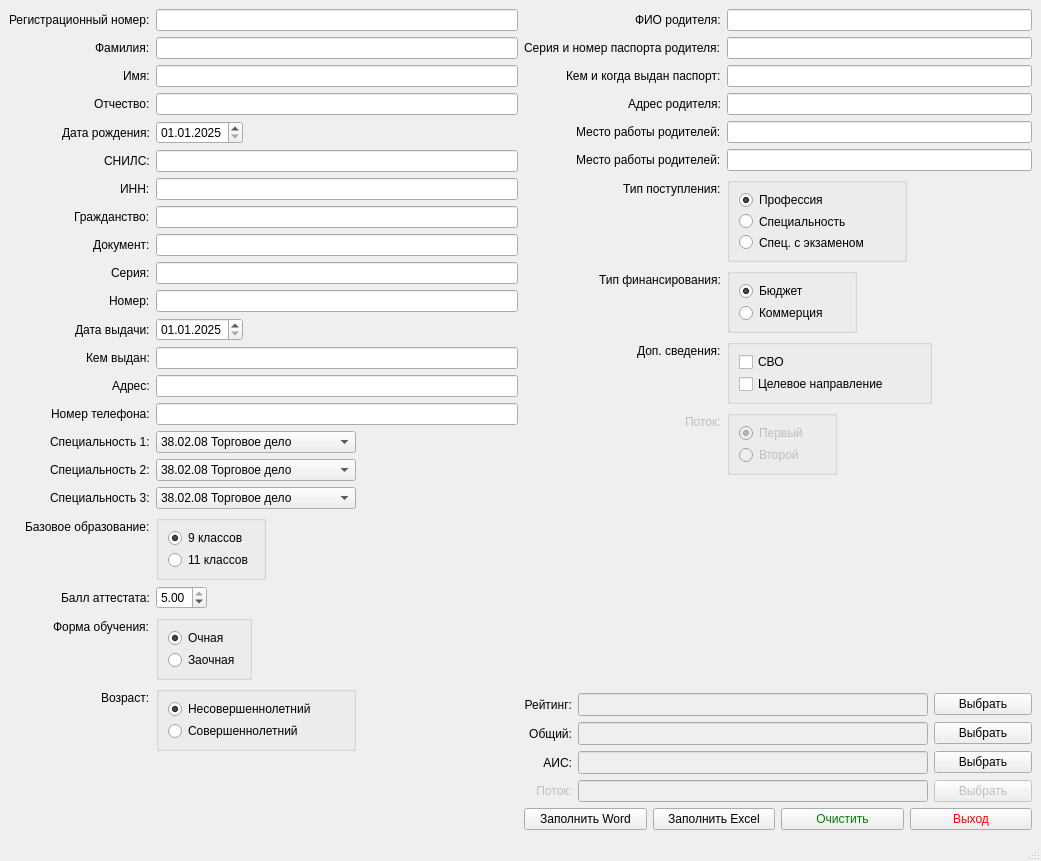
<?xml version="1.0" encoding="UTF-8"?>
<ui version="4.0">
 <class>MainWindow</class>
 <widget class="QMainWindow" name="MainWindow">
  <property name="geometry">
   <rect>
    <x>0</x>
    <y>0</y>
    <width>1041</width>
    <height>861</height>
   </rect>
  </property>
  <property name="windowTitle">
   <string>MainWindow</string>
  </property>
  <widget class="QWidget" name="centralwidget">
   <layout class="QHBoxLayout" name="horizontalLayout">
    <item>
     <layout class="QFormLayout" name="formLayout_2">
      <property name="labelAlignment">
       <set>Qt::AlignRight|Qt::AlignTrailing|Qt::AlignVCenter</set>
      </property>
      <property name="formAlignment">
       <set>Qt::AlignHCenter|Qt::AlignTop</set>
      </property>
      <item row="0" column="0">
       <widget class="QLabel" name="label">
        <property name="text">
         <string>Регистрационный номер:</string>
        </property>
       </widget>
      </item>
      <item row="0" column="1">
       <widget class="QLineEdit" name="reg_number">
        <property name="sizePolicy">
         <sizepolicy hsizetype="Minimum" vsizetype="Fixed">
          <horstretch>0</horstretch>
          <verstretch>0</verstretch>
         </sizepolicy>
        </property>
       </widget>
      </item>
      <item row="1" column="0">
       <widget class="QLabel" name="label_2">
        <property name="text">
         <string>Фамилия:</string>
        </property>
       </widget>
      </item>
      <item row="1" column="1">
       <widget class="QLineEdit" name="surname">
        <property name="sizePolicy">
         <sizepolicy hsizetype="Minimum" vsizetype="Fixed">
          <horstretch>0</horstretch>
          <verstretch>0</verstretch>
         </sizepolicy>
        </property>
       </widget>
      </item>
      <item row="2" column="0">
       <widget class="QLabel" name="label_3">
        <property name="text">
         <string>Имя:</string>
        </property>
       </widget>
      </item>
      <item row="2" column="1">
       <widget class="QLineEdit" name="name">
        <property name="sizePolicy">
         <sizepolicy hsizetype="Minimum" vsizetype="Fixed">
          <horstretch>0</horstretch>
          <verstretch>0</verstretch>
         </sizepolicy>
        </property>
       </widget>
      </item>
      <item row="3" column="0">
       <widget class="QLabel" name="label_4">
        <property name="text">
         <string>Отчество:</string>
        </property>
       </widget>
      </item>
      <item row="3" column="1">
       <widget class="QLineEdit" name="patronymic">
        <property name="sizePolicy">
         <sizepolicy hsizetype="Minimum" vsizetype="Fixed">
          <horstretch>0</horstretch>
          <verstretch>0</verstretch>
         </sizepolicy>
        </property>
       </widget>
      </item>
      <item row="4" column="0">
       <widget class="QLabel" name="label_5">
        <property name="text">
         <string>Дата рождения:</string>
        </property>
       </widget>
      </item>
      <item row="4" column="1">
       <widget class="QDateEdit" name="date_birthday">
        <property name="sizePolicy">
         <sizepolicy hsizetype="Maximum" vsizetype="Fixed">
          <horstretch>0</horstretch>
          <verstretch>0</verstretch>
         </sizepolicy>
        </property>
        <property name="displayFormat">
         <string>dd.MM.yyyy</string>
        </property>
        <property name="date">
         <date>
          <year>2025</year>
          <month>1</month>
          <day>1</day>
         </date>
        </property>
       </widget>
      </item>
      <item row="5" column="0">
       <widget class="QLabel" name="label_6">
        <property name="text">
         <string>СНИЛС:</string>
        </property>
       </widget>
      </item>
      <item row="5" column="1">
       <widget class="QLineEdit" name="snils">
        <property name="sizePolicy">
         <sizepolicy hsizetype="Minimum" vsizetype="Fixed">
          <horstretch>0</horstretch>
          <verstretch>0</verstretch>
         </sizepolicy>
        </property>
       </widget>
      </item>
      <item row="6" column="0">
       <widget class="QLabel" name="label_7">
        <property name="text">
         <string>ИНН:</string>
        </property>
       </widget>
      </item>
      <item row="6" column="1">
       <widget class="QLineEdit" name="inn">
        <property name="sizePolicy">
         <sizepolicy hsizetype="Minimum" vsizetype="Fixed">
          <horstretch>0</horstretch>
          <verstretch>0</verstretch>
         </sizepolicy>
        </property>
       </widget>
      </item>
      <item row="7" column="0">
       <widget class="QLabel" name="label_8">
        <property name="text">
         <string>Гражданство:</string>
        </property>
       </widget>
      </item>
      <item row="7" column="1">
       <widget class="QLineEdit" name="citizenship">
        <property name="sizePolicy">
         <sizepolicy hsizetype="Minimum" vsizetype="Fixed">
          <horstretch>0</horstretch>
          <verstretch>0</verstretch>
         </sizepolicy>
        </property>
       </widget>
      </item>
      <item row="8" column="0">
       <widget class="QLabel" name="label_9">
        <property name="text">
         <string>Документ:</string>
        </property>
       </widget>
      </item>
      <item row="8" column="1">
       <widget class="QLineEdit" name="id_doc">
        <property name="sizePolicy">
         <sizepolicy hsizetype="Minimum" vsizetype="Fixed">
          <horstretch>0</horstretch>
          <verstretch>0</verstretch>
         </sizepolicy>
        </property>
       </widget>
      </item>
      <item row="9" column="0">
       <widget class="QLabel" name="label_10">
        <property name="text">
         <string>Серия:</string>
        </property>
       </widget>
      </item>
      <item row="9" column="1">
       <widget class="QLineEdit" name="series">
        <property name="sizePolicy">
         <sizepolicy hsizetype="Minimum" vsizetype="Fixed">
          <horstretch>0</horstretch>
          <verstretch>0</verstretch>
         </sizepolicy>
        </property>
       </widget>
      </item>
      <item row="10" column="0">
       <widget class="QLabel" name="label_11">
        <property name="text">
         <string>Номер:</string>
        </property>
       </widget>
      </item>
      <item row="10" column="1">
       <widget class="QLineEdit" name="number">
        <property name="sizePolicy">
         <sizepolicy hsizetype="Minimum" vsizetype="Fixed">
          <horstretch>0</horstretch>
          <verstretch>0</verstretch>
         </sizepolicy>
        </property>
       </widget>
      </item>
      <item row="11" column="0">
       <widget class="QLabel" name="label_12">
        <property name="text">
         <string>Дата выдачи:</string>
        </property>
       </widget>
      </item>
      <item row="11" column="1">
       <widget class="QDateEdit" name="date_id_doc">
        <property name="sizePolicy">
         <sizepolicy hsizetype="Maximum" vsizetype="Fixed">
          <horstretch>0</horstretch>
          <verstretch>0</verstretch>
         </sizepolicy>
        </property>
        <property name="displayFormat">
         <string>dd.MM.yyyy</string>
        </property>
        <property name="date">
         <date>
          <year>2025</year>
          <month>1</month>
          <day>1</day>
         </date>
        </property>
       </widget>
      </item>
      <item row="12" column="0">
       <widget class="QLabel" name="label_13">
        <property name="text">
         <string>Кем выдан:</string>
        </property>
       </widget>
      </item>
      <item row="12" column="1">
       <widget class="QLineEdit" name="office_doc">
        <property name="sizePolicy">
         <sizepolicy hsizetype="Minimum" vsizetype="Fixed">
          <horstretch>0</horstretch>
          <verstretch>0</verstretch>
         </sizepolicy>
        </property>
       </widget>
      </item>
      <item row="13" column="0">
       <widget class="QLabel" name="label_14">
        <property name="text">
         <string>Адрес:</string>
        </property>
       </widget>
      </item>
      <item row="13" column="1">
       <widget class="QLineEdit" name="address">
        <property name="sizePolicy">
         <sizepolicy hsizetype="Minimum" vsizetype="Fixed">
          <horstretch>0</horstretch>
          <verstretch>0</verstretch>
         </sizepolicy>
        </property>
       </widget>
      </item>
      <item row="14" column="0">
       <widget class="QLabel" name="label_15">
        <property name="text">
         <string>Номер телефона:</string>
        </property>
       </widget>
      </item>
      <item row="14" column="1">
       <widget class="QLineEdit" name="tel_number">
        <property name="sizePolicy">
         <sizepolicy hsizetype="Minimum" vsizetype="Fixed">
          <horstretch>0</horstretch>
          <verstretch>0</verstretch>
         </sizepolicy>
        </property>
       </widget>
      </item>
      <item row="15" column="0">
       <widget class="QLabel" name="label_17">
        <property name="text">
         <string>Специальность 1:</string>
        </property>
       </widget>
      </item>
      <item row="15" column="1">
       <widget class="QComboBox" name="spec_var_first">
        <property name="sizePolicy">
         <sizepolicy hsizetype="Maximum" vsizetype="Fixed">
          <horstretch>0</horstretch>
          <verstretch>0</verstretch>
         </sizepolicy>
        </property>
        <property name="maximumSize">
         <size>
          <width>200</width>
          <height>16777215</height>
         </size>
        </property>
        <item>
         <property name="text">
          <string>38.02.08 Торговое дело</string>
         </property>
        </item>
        <item>
         <property name="text">
          <string>08.02.13 Монтаж и эксплуатация внутренних сантехнических устройств, кондиционирования воздуха и вентиляции</string>
         </property>
        </item>
        <item>
         <property name="text">
          <string>08.02.01 Строительство и эксплуатация зданий и сооружений</string>
         </property>
        </item>
        <item>
         <property name="text">
          <string>29.02.11 Полиграфическое производство</string>
         </property>
        </item>
        <item>
         <property name="text">
          <string>08.02.14 Эксплуатация и обслуживание многоквартирного дома</string>
         </property>
        </item>
        <item>
         <property name="text">
          <string>08.01.28 Мастер отделочных строительных и декоративных работ</string>
         </property>
        </item>
        <item>
         <property name="text">
          <string>54.01.20 Графический дизайнер</string>
         </property>
        </item>
        <item>
         <property name="text">
          <string>09.02.07 Информационные системы и программирование</string>
         </property>
        </item>
        <item>
         <property name="text">
          <string>42.02.02 Издательское дело</string>
         </property>
        </item>
        <item>
         <property name="text">
          <string>54.01.01 Исполнитель художественно - оформительских работ</string>
         </property>
        </item>
        <item>
         <property name="text">
          <string>54.02.01 Дизайн (по отраслям)</string>
         </property>
        </item>
        <item>
         <property name="text">
          <string>08.02.08 Монтаж и эксплуатация оборудования и систем газоснабжения</string>
         </property>
        </item>
        <item>
         <property name="text">
          <string>07.02.01 Архитектура</string>
         </property>
        </item>
        <item>
         <property name="text">
          <string>55.02.02 Анимация и анимационное кино (по видам)</string>
         </property>
        </item>
       </widget>
      </item>
      <item row="16" column="0">
       <widget class="QLabel" name="label_18">
        <property name="text">
         <string>Специальность 2:</string>
        </property>
       </widget>
      </item>
      <item row="16" column="1">
       <widget class="QComboBox" name="spec_var_second">
        <property name="sizePolicy">
         <sizepolicy hsizetype="Maximum" vsizetype="Fixed">
          <horstretch>0</horstretch>
          <verstretch>0</verstretch>
         </sizepolicy>
        </property>
        <property name="maximumSize">
         <size>
          <width>200</width>
          <height>16777215</height>
         </size>
        </property>
        <item>
         <property name="text">
          <string>38.02.08 Торговое дело</string>
         </property>
        </item>
        <item>
         <property name="text">
          <string>08.02.13 Монтаж и эксплуатация внутренних сантехнических устройств, кондиционирования воздуха и вентиляции</string>
         </property>
        </item>
        <item>
         <property name="text">
          <string>08.02.01 Строительство и эксплуатация зданий и сооружений</string>
         </property>
        </item>
        <item>
         <property name="text">
          <string>29.02.11 Полиграфическое производство</string>
         </property>
        </item>
        <item>
         <property name="text">
          <string>08.02.14 Эксплуатация и обслуживание многоквартирного дома</string>
         </property>
        </item>
        <item>
         <property name="text">
          <string>08.01.28 Мастер отделочных строительных и декоративных работ</string>
         </property>
        </item>
        <item>
         <property name="text">
          <string>54.01.20 Графический дизайнер</string>
         </property>
        </item>
        <item>
         <property name="text">
          <string>09.02.07 Информационные системы и программирование</string>
         </property>
        </item>
        <item>
         <property name="text">
          <string>42.02.02 Издательское дело</string>
         </property>
        </item>
        <item>
         <property name="text">
          <string>54.01.01 Исполнитель художественно - оформительских работ</string>
         </property>
        </item>
        <item>
         <property name="text">
          <string>54.02.01 Дизайн (по отраслям)</string>
         </property>
        </item>
        <item>
         <property name="text">
          <string>08.02.08 Монтаж и эксплуатация оборудования и систем газоснабжения</string>
         </property>
        </item>
        <item>
         <property name="text">
          <string>07.02.01 Архитектура</string>
         </property>
        </item>
        <item>
         <property name="text">
          <string>55.02.02 Анимация и анимационное кино (по видам)</string>
         </property>
        </item>
       </widget>
      </item>
      <item row="17" column="0">
       <widget class="QLabel" name="label_19">
        <property name="text">
         <string>Специальность 3:</string>
        </property>
       </widget>
      </item>
      <item row="17" column="1">
       <widget class="QComboBox" name="spec_var_third">
        <property name="sizePolicy">
         <sizepolicy hsizetype="Maximum" vsizetype="Fixed">
          <horstretch>0</horstretch>
          <verstretch>0</verstretch>
         </sizepolicy>
        </property>
        <property name="maximumSize">
         <size>
          <width>200</width>
          <height>16777215</height>
         </size>
        </property>
        <item>
         <property name="text">
          <string>38.02.08 Торговое дело</string>
         </property>
        </item>
        <item>
         <property name="text">
          <string>08.02.13 Монтаж и эксплуатация внутренних сантехнических устройств, кондиционирования воздуха и вентиляции</string>
         </property>
        </item>
        <item>
         <property name="text">
          <string>08.02.01 Строительство и эксплуатация зданий и сооружений</string>
         </property>
        </item>
        <item>
         <property name="text">
          <string>29.02.11 Полиграфическое производство</string>
         </property>
        </item>
        <item>
         <property name="text">
          <string>08.02.14 Эксплуатация и обслуживание многоквартирного дома</string>
         </property>
        </item>
        <item>
         <property name="text">
          <string>08.01.28 Мастер отделочных строительных и декоративных работ</string>
         </property>
        </item>
        <item>
         <property name="text">
          <string>54.01.20 Графический дизайнер</string>
         </property>
        </item>
        <item>
         <property name="text">
          <string>09.02.07 Информационные системы и программирование</string>
         </property>
        </item>
        <item>
         <property name="text">
          <string>42.02.02 Издательское дело</string>
         </property>
        </item>
        <item>
         <property name="text">
          <string>54.01.01 Исполнитель художественно - оформительских работ</string>
         </property>
        </item>
        <item>
         <property name="text">
          <string>54.02.01 Дизайн (по отраслям)</string>
         </property>
        </item>
        <item>
         <property name="text">
          <string>08.02.08 Монтаж и эксплуатация оборудования и систем газоснабжения</string>
         </property>
        </item>
        <item>
         <property name="text">
          <string>07.02.01 Архитектура</string>
         </property>
        </item>
        <item>
         <property name="text">
          <string>55.02.02 Анимация и анимационное кино (по видам)</string>
         </property>
        </item>
       </widget>
      </item>
      <item row="18" column="0">
       <widget class="QLabel" name="label_20">
        <property name="text">
         <string>Базовое образование:</string>
        </property>
       </widget>
      </item>
      <item row="18" column="1">
       <widget class="QGroupBox" name="groupBox">
        <property name="sizePolicy">
         <sizepolicy hsizetype="Maximum" vsizetype="Preferred">
          <horstretch>0</horstretch>
          <verstretch>0</verstretch>
         </sizepolicy>
        </property>
        <property name="maximumSize">
         <size>
          <width>16777215</width>
          <height>65</height>
         </size>
        </property>
        <property name="title">
         <string/>
        </property>
        <layout class="QVBoxLayout" name="verticalLayout">
         <item>
          <widget class="QRadioButton" name="nine">
           <property name="text">
            <string>9 классов</string>
           </property>
           <property name="checked">
            <bool>true</bool>
           </property>
          </widget>
         </item>
         <item>
          <widget class="QRadioButton" name="eleven">
           <property name="text">
            <string>11 классов</string>
           </property>
          </widget>
         </item>
        </layout>
       </widget>
      </item>
      <item row="19" column="0">
       <widget class="QLabel" name="label_21">
        <property name="text">
         <string>Балл аттестата:</string>
        </property>
       </widget>
      </item>
      <item row="19" column="1">
       <widget class="QDoubleSpinBox" name="certificate_score">
        <property name="sizePolicy">
         <sizepolicy hsizetype="Maximum" vsizetype="Fixed">
          <horstretch>0</horstretch>
          <verstretch>0</verstretch>
         </sizepolicy>
        </property>
        <property name="minimum">
         <double>2.000000000000000</double>
        </property>
        <property name="maximum">
         <double>5.000000000000000</double>
        </property>
        <property name="value">
         <double>5.000000000000000</double>
        </property>
       </widget>
      </item>
      <item row="20" column="0">
       <widget class="QLabel" name="label_22">
        <property name="text">
         <string>Форма обучения:</string>
        </property>
       </widget>
      </item>
      <item row="20" column="1">
       <widget class="QGroupBox" name="groupBox_2">
        <property name="sizePolicy">
         <sizepolicy hsizetype="Maximum" vsizetype="Preferred">
          <horstretch>0</horstretch>
          <verstretch>0</verstretch>
         </sizepolicy>
        </property>
        <property name="maximumSize">
         <size>
          <width>16777215</width>
          <height>65</height>
         </size>
        </property>
        <property name="title">
         <string/>
        </property>
        <layout class="QVBoxLayout" name="verticalLayout_3">
         <item>
          <widget class="QRadioButton" name="full_time">
           <property name="text">
            <string>Очная</string>
           </property>
           <property name="checked">
            <bool>true</bool>
           </property>
          </widget>
         </item>
         <item>
          <widget class="QRadioButton" name="correspondence">
           <property name="text">
            <string>Заочная</string>
           </property>
          </widget>
         </item>
        </layout>
       </widget>
      </item>
      <item row="21" column="0">
       <widget class="QLabel" name="label_16">
        <property name="text">
         <string>Возраст:</string>
        </property>
       </widget>
      </item>
      <item row="21" column="1">
       <widget class="QGroupBox" name="groupBox_3">
        <property name="sizePolicy">
         <sizepolicy hsizetype="Maximum" vsizetype="Preferred">
          <horstretch>0</horstretch>
          <verstretch>0</verstretch>
         </sizepolicy>
        </property>
        <property name="maximumSize">
         <size>
          <width>200</width>
          <height>65</height>
         </size>
        </property>
        <property name="title">
         <string/>
        </property>
        <layout class="QVBoxLayout" name="verticalLayout_4">
         <item>
          <widget class="QRadioButton" name="minor">
           <property name="text">
            <string>Несовершеннолетний</string>
           </property>
           <property name="checked">
            <bool>true</bool>
           </property>
          </widget>
         </item>
         <item>
          <widget class="QRadioButton" name="adult">
           <property name="text">
            <string>Совершеннолетний</string>
           </property>
          </widget>
         </item>
        </layout>
       </widget>
      </item>
     </layout>
    </item>
    <item>
     <layout class="QVBoxLayout" name="verticalLayout_8">
      <item>
       <layout class="QFormLayout" name="formLayout">
        <property name="labelAlignment">
         <set>Qt::AlignRight|Qt::AlignTrailing|Qt::AlignVCenter</set>
        </property>
        <item row="0" column="0">
         <widget class="QLabel" name="label_24">
          <property name="text">
           <string>ФИО родителя:</string>
          </property>
         </widget>
        </item>
        <item row="0" column="1">
         <widget class="QLineEdit" name="parent_fio">
          <property name="sizePolicy">
           <sizepolicy hsizetype="Minimum" vsizetype="Fixed">
            <horstretch>0</horstretch>
            <verstretch>0</verstretch>
           </sizepolicy>
          </property>
         </widget>
        </item>
        <item row="1" column="0">
         <widget class="QLabel" name="label_25">
          <property name="text">
           <string>Серия и номер паспорта родителя:</string>
          </property>
         </widget>
        </item>
        <item row="1" column="1">
         <widget class="QLineEdit" name="parent_ser_num_pass">
          <property name="sizePolicy">
           <sizepolicy hsizetype="Minimum" vsizetype="Fixed">
            <horstretch>0</horstretch>
            <verstretch>0</verstretch>
           </sizepolicy>
          </property>
         </widget>
        </item>
        <item row="2" column="0">
         <widget class="QLabel" name="label_26">
          <property name="text">
           <string>Кем и когда выдан паспорт:</string>
          </property>
         </widget>
        </item>
        <item row="2" column="1">
         <widget class="QLineEdit" name="parent_pass_info">
          <property name="sizePolicy">
           <sizepolicy hsizetype="Minimum" vsizetype="Fixed">
            <horstretch>0</horstretch>
            <verstretch>0</verstretch>
           </sizepolicy>
          </property>
         </widget>
        </item>
        <item row="3" column="0">
         <widget class="QLabel" name="label_27">
          <property name="text">
           <string>Адрес родителя:</string>
          </property>
         </widget>
        </item>
        <item row="3" column="1">
         <widget class="QLineEdit" name="parent_address">
          <property name="sizePolicy">
           <sizepolicy hsizetype="Minimum" vsizetype="Fixed">
            <horstretch>0</horstretch>
            <verstretch>0</verstretch>
           </sizepolicy>
          </property>
         </widget>
        </item>
        <item row="4" column="0">
         <widget class="QLabel" name="label_28">
          <property name="text">
           <string>Место работы родителей:</string>
          </property>
         </widget>
        </item>
        <item row="4" column="1">
         <widget class="QLineEdit" name="parent_work">
          <property name="sizePolicy">
           <sizepolicy hsizetype="Minimum" vsizetype="Fixed">
            <horstretch>0</horstretch>
            <verstretch>0</verstretch>
           </sizepolicy>
          </property>
         </widget>
        </item>
        <item row="5" column="0">
         <widget class="QLabel" name="label_29">
          <property name="text">
           <string>Место работы родителей:</string>
          </property>
         </widget>
        </item>
        <item row="5" column="1">
         <widget class="QLineEdit" name="parent_number">
          <property name="sizePolicy">
           <sizepolicy hsizetype="Minimum" vsizetype="Fixed">
            <horstretch>0</horstretch>
            <verstretch>0</verstretch>
           </sizepolicy>
          </property>
          <property name="text">
           <string/>
          </property>
         </widget>
        </item>
        <item row="6" column="0">
         <widget class="QLabel" name="label_36">
          <property name="text">
           <string>Тип поступления:</string>
          </property>
         </widget>
        </item>
        <item row="6" column="1">
         <widget class="QGroupBox" name="groupBox_7">
          <property name="sizePolicy">
           <sizepolicy hsizetype="Minimum" vsizetype="Preferred">
            <horstretch>0</horstretch>
            <verstretch>0</verstretch>
           </sizepolicy>
          </property>
          <property name="maximumSize">
           <size>
            <width>180</width>
            <height>85</height>
           </size>
          </property>
          <property name="title">
           <string/>
          </property>
          <layout class="QVBoxLayout" name="verticalLayout_5">
           <item>
            <widget class="QRadioButton" name="prof">
             <property name="text">
              <string>Профессия</string>
             </property>
             <property name="checked">
              <bool>true</bool>
             </property>
            </widget>
           </item>
           <item>
            <widget class="QRadioButton" name="spec">
             <property name="text">
              <string>Специальность</string>
             </property>
            </widget>
           </item>
           <item>
            <widget class="QRadioButton" name="spec_with_exam">
             <property name="text">
              <string>Спец. с экзаменом</string>
             </property>
            </widget>
           </item>
          </layout>
         </widget>
        </item>
        <item row="7" column="0">
         <widget class="QLabel" name="label_33">
          <property name="text">
           <string>Тип финансирования:</string>
          </property>
         </widget>
        </item>
        <item row="7" column="1">
         <widget class="QGroupBox" name="groupBox_5">
          <property name="sizePolicy">
           <sizepolicy hsizetype="Minimum" vsizetype="Fixed">
            <horstretch>0</horstretch>
            <verstretch>0</verstretch>
           </sizepolicy>
          </property>
          <property name="maximumSize">
           <size>
            <width>130</width>
            <height>65</height>
           </size>
          </property>
          <property name="title">
           <string/>
          </property>
          <layout class="QVBoxLayout" name="verticalLayout_6">
           <item>
            <widget class="QRadioButton" name="budget">
             <property name="text">
              <string>Бюджет</string>
             </property>
             <property name="checked">
              <bool>true</bool>
             </property>
            </widget>
           </item>
           <item>
            <widget class="QRadioButton" name="commerce">
             <property name="text">
              <string>Коммерция</string>
             </property>
            </widget>
           </item>
          </layout>
         </widget>
        </item>
        <item row="8" column="0">
         <widget class="QLabel" name="label_23">
          <property name="text">
           <string>Доп. сведения:</string>
          </property>
         </widget>
        </item>
        <item row="8" column="1">
         <widget class="QGroupBox" name="groupBox_4">
          <property name="sizePolicy">
           <sizepolicy hsizetype="Maximum" vsizetype="Preferred">
            <horstretch>0</horstretch>
            <verstretch>0</verstretch>
           </sizepolicy>
          </property>
          <property name="maximumSize">
           <size>
            <width>205</width>
            <height>65</height>
           </size>
          </property>
          <property name="title">
           <string/>
          </property>
          <layout class="QVBoxLayout" name="verticalLayout_2">
           <item>
            <widget class="QCheckBox" name="svo">
             <property name="text">
              <string>СВО</string>
             </property>
            </widget>
           </item>
           <item>
            <widget class="QCheckBox" name="target_direction">
             <property name="text">
              <string>Целевое направление</string>
             </property>
            </widget>
           </item>
          </layout>
         </widget>
        </item>
        <item row="9" column="0">
         <widget class="QLabel" name="label_34">
          <property name="enabled">
           <bool>false</bool>
          </property>
          <property name="text">
           <string>Поток:</string>
          </property>
         </widget>
        </item>
        <item row="9" column="1">
         <widget class="QGroupBox" name="groupBox_6">
          <property name="enabled">
           <bool>false</bool>
          </property>
          <property name="sizePolicy">
           <sizepolicy hsizetype="Minimum" vsizetype="Preferred">
            <horstretch>0</horstretch>
            <verstretch>0</verstretch>
           </sizepolicy>
          </property>
          <property name="maximumSize">
           <size>
            <width>110</width>
            <height>65</height>
           </size>
          </property>
          <property name="title">
           <string/>
          </property>
          <layout class="QVBoxLayout" name="verticalLayout_7">
           <item>
            <widget class="QRadioButton" name="first_stream">
             <property name="text">
              <string>Первый</string>
             </property>
             <property name="checked">
              <bool>true</bool>
             </property>
            </widget>
           </item>
           <item>
            <widget class="QRadioButton" name="second_stream">
             <property name="text">
              <string>Второй</string>
             </property>
            </widget>
           </item>
          </layout>
         </widget>
        </item>
       </layout>
      </item>
      <item>
       <layout class="QGridLayout" name="gridLayout_2">
        <item row="2" column="2">
         <widget class="QPushButton" name="aic_button">
          <property name="maximumSize">
           <size>
            <width>125</width>
            <height>16777215</height>
           </size>
          </property>
          <property name="text">
           <string>Выбрать</string>
          </property>
         </widget>
        </item>
        <item row="1" column="1">
         <widget class="QLineEdit" name="path_common">
          <property name="enabled">
           <bool>false</bool>
          </property>
          <property name="sizePolicy">
           <sizepolicy hsizetype="Minimum" vsizetype="Fixed">
            <horstretch>0</horstretch>
            <verstretch>0</verstretch>
           </sizepolicy>
          </property>
          <property name="minimumSize">
           <size>
            <width>350</width>
            <height>0</height>
           </size>
          </property>
          <property name="font">
           <font>
            <pointsize>10</pointsize>
           </font>
          </property>
         </widget>
        </item>
        <item row="1" column="0">
         <widget class="QLabel" name="label_31">
          <property name="sizePolicy">
           <sizepolicy hsizetype="Maximum" vsizetype="Preferred">
            <horstretch>0</horstretch>
            <verstretch>0</verstretch>
           </sizepolicy>
          </property>
          <property name="layoutDirection">
           <enum>Qt::RightToLeft</enum>
          </property>
          <property name="text">
           <string>Общий:</string>
          </property>
          <property name="alignment">
           <set>Qt::AlignRight|Qt::AlignTrailing|Qt::AlignVCenter</set>
          </property>
         </widget>
        </item>
        <item row="3" column="0">
         <widget class="QLabel" name="label_35">
          <property name="enabled">
           <bool>false</bool>
          </property>
          <property name="text">
           <string>Поток:</string>
          </property>
          <property name="alignment">
           <set>Qt::AlignRight|Qt::AlignTrailing|Qt::AlignVCenter</set>
          </property>
         </widget>
        </item>
        <item row="2" column="1">
         <widget class="QLineEdit" name="path_aic">
          <property name="enabled">
           <bool>false</bool>
          </property>
          <property name="sizePolicy">
           <sizepolicy hsizetype="Minimum" vsizetype="Fixed">
            <horstretch>0</horstretch>
            <verstretch>0</verstretch>
           </sizepolicy>
          </property>
          <property name="minimumSize">
           <size>
            <width>350</width>
            <height>0</height>
           </size>
          </property>
          <property name="font">
           <font>
            <pointsize>10</pointsize>
           </font>
          </property>
         </widget>
        </item>
        <item row="0" column="2">
         <widget class="QPushButton" name="rating_button">
          <property name="maximumSize">
           <size>
            <width>125</width>
            <height>16777215</height>
           </size>
          </property>
          <property name="text">
           <string>Выбрать</string>
          </property>
         </widget>
        </item>
        <item row="1" column="2">
         <widget class="QPushButton" name="common_button">
          <property name="maximumSize">
           <size>
            <width>125</width>
            <height>16777215</height>
           </size>
          </property>
          <property name="text">
           <string>Выбрать</string>
          </property>
         </widget>
        </item>
        <item row="0" column="0">
         <widget class="QLabel" name="label_30">
          <property name="sizePolicy">
           <sizepolicy hsizetype="Maximum" vsizetype="Preferred">
            <horstretch>0</horstretch>
            <verstretch>0</verstretch>
           </sizepolicy>
          </property>
          <property name="layoutDirection">
           <enum>Qt::RightToLeft</enum>
          </property>
          <property name="text">
           <string>Рейтинг:</string>
          </property>
          <property name="alignment">
           <set>Qt::AlignRight|Qt::AlignTrailing|Qt::AlignVCenter</set>
          </property>
         </widget>
        </item>
        <item row="3" column="1">
         <widget class="QLineEdit" name="path_stream">
          <property name="enabled">
           <bool>false</bool>
          </property>
          <property name="sizePolicy">
           <sizepolicy hsizetype="Minimum" vsizetype="Fixed">
            <horstretch>0</horstretch>
            <verstretch>0</verstretch>
           </sizepolicy>
          </property>
          <property name="minimumSize">
           <size>
            <width>350</width>
            <height>0</height>
           </size>
          </property>
         </widget>
        </item>
        <item row="0" column="1">
         <widget class="QLineEdit" name="path_rating">
          <property name="enabled">
           <bool>false</bool>
          </property>
          <property name="sizePolicy">
           <sizepolicy hsizetype="Minimum" vsizetype="Fixed">
            <horstretch>0</horstretch>
            <verstretch>0</verstretch>
           </sizepolicy>
          </property>
          <property name="minimumSize">
           <size>
            <width>350</width>
            <height>0</height>
           </size>
          </property>
          <property name="font">
           <font>
            <pointsize>10</pointsize>
           </font>
          </property>
         </widget>
        </item>
        <item row="3" column="2">
         <widget class="QPushButton" name="stream_button">
          <property name="enabled">
           <bool>false</bool>
          </property>
          <property name="maximumSize">
           <size>
            <width>125</width>
            <height>16777215</height>
           </size>
          </property>
          <property name="text">
           <string>Выбрать</string>
          </property>
         </widget>
        </item>
        <item row="2" column="0">
         <widget class="QLabel" name="label_32">
          <property name="sizePolicy">
           <sizepolicy hsizetype="Maximum" vsizetype="Preferred">
            <horstretch>0</horstretch>
            <verstretch>0</verstretch>
           </sizepolicy>
          </property>
          <property name="layoutDirection">
           <enum>Qt::RightToLeft</enum>
          </property>
          <property name="text">
           <string>АИС:</string>
          </property>
          <property name="alignment">
           <set>Qt::AlignRight|Qt::AlignTrailing|Qt::AlignVCenter</set>
          </property>
         </widget>
        </item>
       </layout>
      </item>
      <item>
       <layout class="QGridLayout" name="gridLayout">
        <item row="0" column="0">
         <widget class="QPushButton" name="fill_word_button">
          <property name="sizePolicy">
           <sizepolicy hsizetype="Minimum" vsizetype="Fixed">
            <horstretch>0</horstretch>
            <verstretch>0</verstretch>
           </sizepolicy>
          </property>
          <property name="cursor">
           <cursorShape>PointingHandCursor</cursorShape>
          </property>
          <property name="text">
           <string>Заполнить Word</string>
          </property>
         </widget>
        </item>
        <item row="0" column="1">
         <widget class="QPushButton" name="fill_excel_button">
          <property name="sizePolicy">
           <sizepolicy hsizetype="Minimum" vsizetype="Fixed">
            <horstretch>0</horstretch>
            <verstretch>0</verstretch>
           </sizepolicy>
          </property>
          <property name="cursor">
           <cursorShape>PointingHandCursor</cursorShape>
          </property>
          <property name="text">
           <string>Заполнить Excel</string>
          </property>
         </widget>
        </item>
        <item row="0" column="2">
         <widget class="QPushButton" name="clear_button">
          <property name="sizePolicy">
           <sizepolicy hsizetype="Minimum" vsizetype="Fixed">
            <horstretch>0</horstretch>
            <verstretch>0</verstretch>
           </sizepolicy>
          </property>
          <property name="cursor">
           <cursorShape>PointingHandCursor</cursorShape>
          </property>
          <property name="styleSheet">
           <string notr="true">color: green</string>
          </property>
          <property name="text">
           <string>Очистить</string>
          </property>
         </widget>
        </item>
        <item row="0" column="3">
         <widget class="QPushButton" name="exit_button">
          <property name="sizePolicy">
           <sizepolicy hsizetype="Minimum" vsizetype="Fixed">
            <horstretch>0</horstretch>
            <verstretch>0</verstretch>
           </sizepolicy>
          </property>
          <property name="cursor">
           <cursorShape>PointingHandCursor</cursorShape>
          </property>
          <property name="styleSheet">
           <string notr="true">color: red</string>
          </property>
          <property name="text">
           <string>Выход</string>
          </property>
         </widget>
        </item>
       </layout>
      </item>
     </layout>
    </item>
   </layout>
  </widget>
  <widget class="QStatusBar" name="statusbar"/>
 </widget>
 <tabstops>
  <tabstop>reg_number</tabstop>
  <tabstop>surname</tabstop>
  <tabstop>name</tabstop>
  <tabstop>patronymic</tabstop>
  <tabstop>date_birthday</tabstop>
  <tabstop>snils</tabstop>
  <tabstop>inn</tabstop>
  <tabstop>citizenship</tabstop>
  <tabstop>id_doc</tabstop>
  <tabstop>series</tabstop>
  <tabstop>number</tabstop>
  <tabstop>date_id_doc</tabstop>
  <tabstop>office_doc</tabstop>
  <tabstop>address</tabstop>
  <tabstop>tel_number</tabstop>
  <tabstop>spec_var_first</tabstop>
  <tabstop>spec_var_second</tabstop>
  <tabstop>spec_var_third</tabstop>
  <tabstop>nine</tabstop>
  <tabstop>eleven</tabstop>
  <tabstop>certificate_score</tabstop>
  <tabstop>full_time</tabstop>
  <tabstop>correspondence</tabstop>
  <tabstop>minor</tabstop>
  <tabstop>adult</tabstop>
  <tabstop>parent_fio</tabstop>
  <tabstop>parent_ser_num_pass</tabstop>
  <tabstop>parent_pass_info</tabstop>
  <tabstop>parent_address</tabstop>
  <tabstop>parent_work</tabstop>
  <tabstop>parent_number</tabstop>
  <tabstop>prof</tabstop>
  <tabstop>spec</tabstop>
  <tabstop>spec_with_exam</tabstop>
  <tabstop>budget</tabstop>
  <tabstop>commerce</tabstop>
  <tabstop>svo</tabstop>
  <tabstop>target_direction</tabstop>
  <tabstop>first_stream</tabstop>
  <tabstop>second_stream</tabstop>
  <tabstop>aic_button</tabstop>
  <tabstop>path_common</tabstop>
  <tabstop>path_aic</tabstop>
  <tabstop>rating_button</tabstop>
  <tabstop>common_button</tabstop>
  <tabstop>path_stream</tabstop>
  <tabstop>path_rating</tabstop>
  <tabstop>stream_button</tabstop>
  <tabstop>fill_word_button</tabstop>
  <tabstop>fill_excel_button</tabstop>
  <tabstop>clear_button</tabstop>
  <tabstop>exit_button</tabstop>
 </tabstops>
 <resources/>
 <connections/>
</ui>
